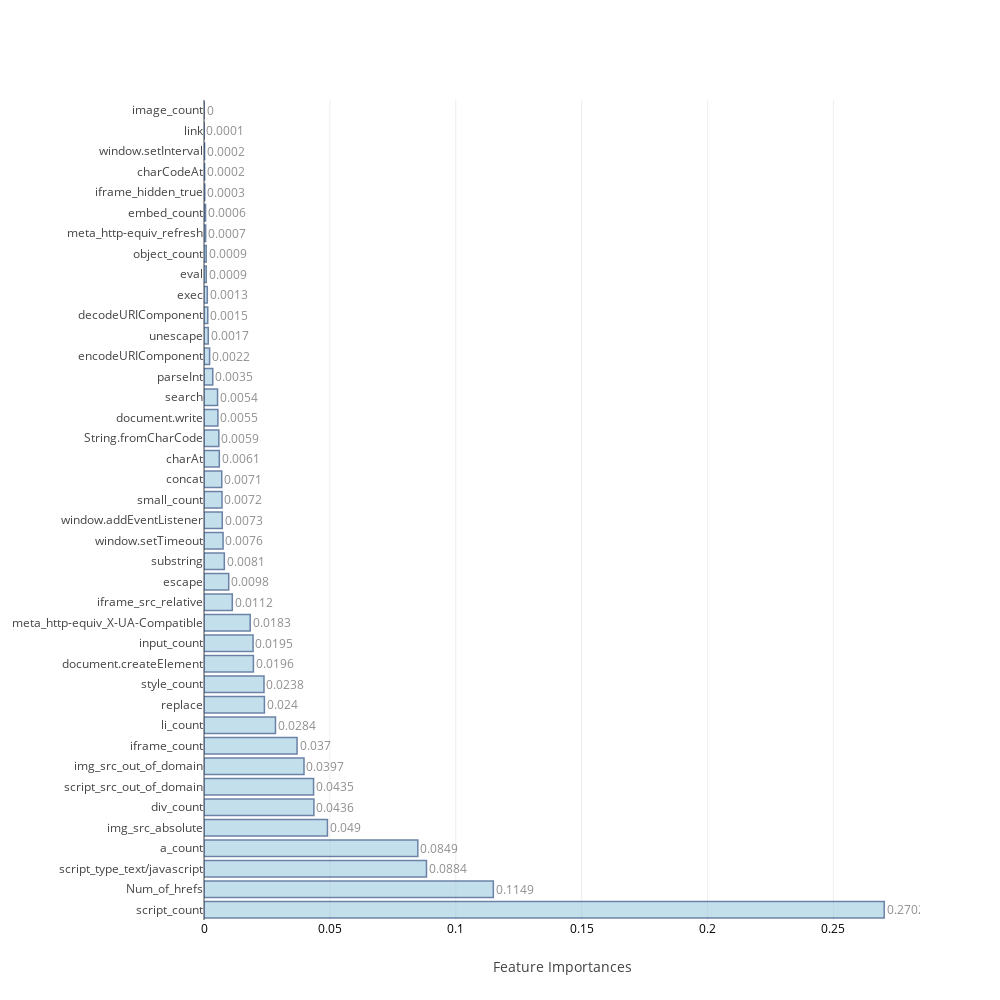

The cell this chart's notebook holds for it:
### Markdown cell above
### <a id='1.B' style="text-decoration : none; color : #000000;"> B. Average Feature Importances</a>

### Code cell
feat_impt_plot(np.average(feat_imp,axis=0),columns)

### Figure 1 — Plotly figure (JSON) as saved in the notebook; plotly's stock layout.template omitted (floating-point values rounded to 4 significant figures)
{"data": [{"marker": {"color": "rgb(158,202,225)", "line": {"color": "rgb(8,48,107)", "width": 1.5}}, "opacity": 0.6, "orientation": "h", "text": [0.2702, 0.1149, 0.0884, 0.0849, 0.049, 0.0436, 0.0435, 0.0397, 0.037, 0.0284, 0.024, 0.0238, 0.0196, 0.0195, 0.0183, 0.0112, 0.0098, 0.0081, 0.0076, 0.0073, 0.0072, 0.0071, 0.0061, 0.0059, 0.0055, 0.0054, 0.0035, 0.0022, 0.0017, 0.0015, 0.0013, 0.0009, 0.0009, 0.0007, 0.0006, 0.0003, 0.0002, 0.0002, 0.0001, 0], "textposition": "outside", "type": "bar", "uid": "ad801d2d-b939-4306-b7a5-492fb921e393", "x": [0.2702, 0.1149, 0.08836, 0.08492, 0.04903, 0.04364, 0.04352, 0.03972, 0.03695, 0.02838, 0.02399, 0.02383, 0.01962, 0.01948, 0.01834, 0.01124, 0.00981, 0.008069, 0.007578, 0.007255, 0.007151, 0.007051, 0.006082, 0.005899, 0.005517, 0.005385, 0.003473, 0.002226, 0.001691, 0.001492, 0.001308, 0.0008906, 0.000865, 0.0006605, 0.0006148, 0.0002972, 0.0002456, 0.000239, 6.687e-05, 4.38e-05], "y": ["script_count", "Num_of_hrefs", "script_type_text/javascript", "a_count", "img_src_absolute", "div_count", "script_src_out_of_domain", "img_src_out_of_domain", "iframe_count", "li_count", "replace", "style_count", "document.createElement", "input_count", "meta_http-equiv_X-UA-Compatible", "iframe_src_relative", "escape", "substring", "window.setTimeout", "window.addEventListener", "small_count", "concat", "charAt", "String.fromCharCode", "document.write", "search", "parseInt", "encodeURIComponent", "unescape", "decodeURIComponent", "exec", "eval", "object_count", "meta_http-equiv_refresh", "embed_count", "iframe_hidden_true", "charCodeAt", "window.setInterval", "link", "image_count"]}], "layout": {"autosize": false, "height": 1000, "width": 1000, "xaxis": {"tickfont": {"color": "black", "size": 12}, "title": "Feature Importances"}, "yaxis": {"automargin": true}}}
